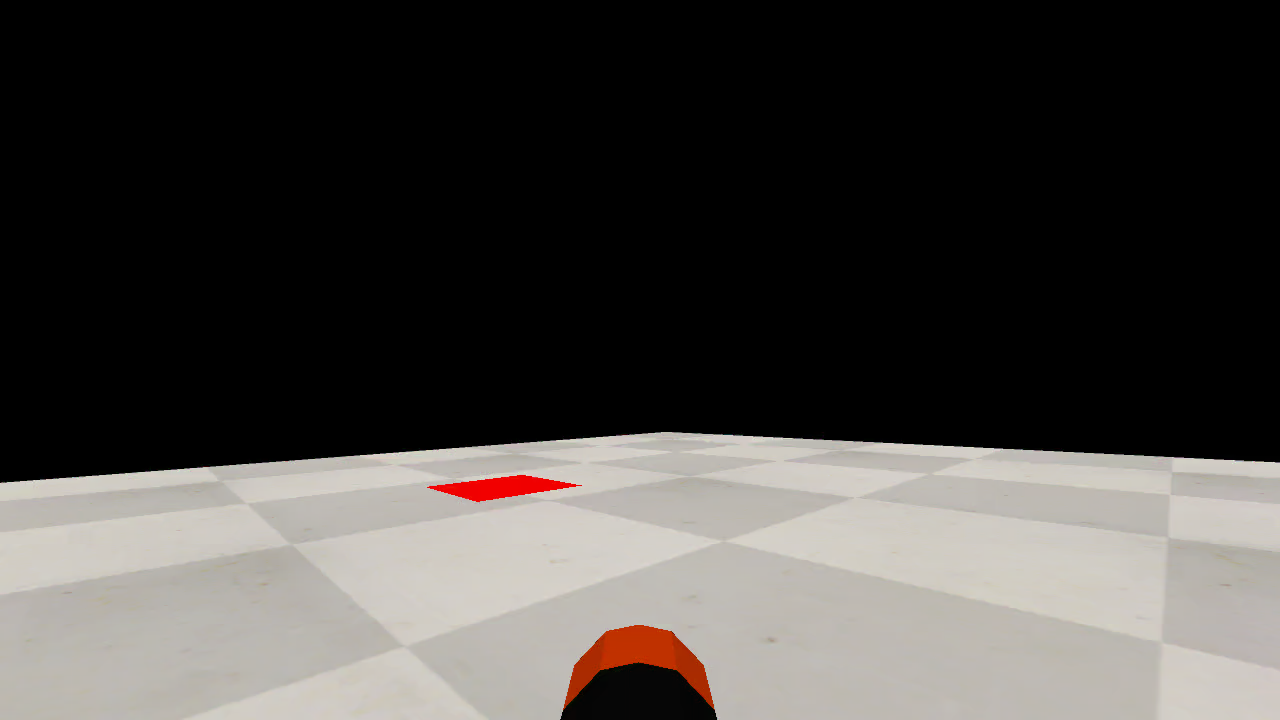
#> input picture straight.png, 1280 x 720 px, found by its file name
$ python map_reconstruction.py
#> lines starting #> are read from the running program, lines starting #| are printed output that depends on the picture; after the words box and inside, x2 and y2 are one past the last pixel; in counts of white or black regions, pixels touching at a corner belong together; long printed decimals are rounded
### src/icp.py
import numpy as np
import matplotlib.pyplot as plt
from sklearn.neighbors import NearestNeighbors


def R(theta):
    sin = np.sin(theta)
    cos = np.cos(theta)
    return np.array(
        [
            [cos, -sin, 0],
            [sin, cos, 0],
            [0, 0, 1],
        ]
    )


# [11 lines left out: function dR, not called in this run]


def jacobian(theta, point):
    return np.hstack((np.eye(3), dR(theta) @ point))


def error(P, Q, x):
    pred = P @ R(x[-1][0]).T + x[:-1].T
    return pred - Q


def make_affine(X):
    ones = np.ones((X.shape[0], 1))
    return np.hstack((X, ones))


def ICP_leas_squares(P: np.ndarray, Q: np.ndarray, rot_center, theta_init, t_init):
    """
    theta_init: angle in rad
    """
    # 0. Apply initial guess
    # (R @ P.T).T = P @ R.T
    tr1 = np.eye(4)
    tr1[:2, 3] = rot_center
    tr2 = 2 * np.eye(4) - tr1
    tr3 = np.eye(4)
    tr3[:2, 3] = t_init
    rot = np.eye(4)
    rot[:3, :3] = R(theta_init)
    M = tr1 @ rot @ tr2 @ tr3
    # P = (make_affine(P) @ M.T)[:, :3]

    x = np.zeros((4, 1))
    x[:-1] = M[:3, 3][..., None]
    x[-1] = theta_init

    nbrs: NearestNeighbors = NearestNeighbors(
        n_neighbors=1,
        algorithm="kd_tree",
    ).fit(Q)

    P_cpy = P.copy()

    for _ in range(4):
        # 1. Find corresponding points
        _, corr_idx = nbrs.kneighbors(P_cpy)
        corr_Q = Q[corr_idx.ravel()]  # points corresponding to P

        E = error(P_cpy, corr_Q, x)[..., None]
        # J = np.array([jacobian(theta, p[..., None]) for p in P])

        # PERF: slowest part
        # 2. construct and solve least squares
        H = np.zeros((4, 4))
        g = np.zeros((4, 1))
        for e, p in zip(E, P):
            if np.linalg.norm(e) > 20:
                continue
            weight = 1  # / np.linalg.norm(e)
            J = jacobian(x[-1][0], p[..., None])
            H += weight * J.T @ J
            g += weight * J.T @ e

        dx = np.linalg.lstsq(H, -g, rcond=None)[0]
        x += dx
        # normalize angle
        # x[-1] = np.arctan2(np.sin(x[-1]), np.cos(x[-1]))

        P_cpy = P.copy() @ R(x[-1][0]).T + x[:-1].T

    affine_trans = np.hstack((R(-x[-1][0])[:-1, :-1], [x[1], x[0]]))

    # [10 lines of commented-out code are left out]

    return affine_trans


# def ICP_SVD(P: np.ndarray, Q: np.ndarray, rot_center, theta_init, x_init, y_init):
#     """
#     Computes ICP using SVD. P -> Q
#     P: 3d points to get the transformation for
#     Q: data to fit to
#     """
#
#     # 0. Apply initial guess
#     mu_p = np.array([*rot_center, 0])
#     P = np.array((P - mu_p) @ R(theta_init)) + mu_p
#
#     # 1. Center the data
#     mu_p = np.array([P.mean(axis=0)])
#     mu_q = np.array([Q.mean(axis=0)])
#     P_c = P - mu_p
#     Q_c = Q - mu_q
#
#     # 2. Find corresponding points
#     nbrs: NearestNeighbors = NearestNeighbors(
#         n_neighbors=1,
#         algorithm="kd_tree",
#     ).fit(Q_c)
#     _, corr_idx = nbrs.kneighbors(P_c)
#     Q = Q[corr_idx.ravel()]  # reorder to match P
#
#     # 3. Compute W
#     W = np.sum([q @ p.T for q, p in zip(Q_c[..., None], P_c[..., None])], axis=0)
#     print(W)
#
#     U, S, V = np.linalg.svd(W)
#     R = U @ V
#     # print(R)
#     t = mu_q.T - R @ mu_p.T
#
#     P = R @ P.T + t
#     P = P.T
#     # print(P)
#
#     # # temp plotting ----------------------------
#     # fig = plt.figure()
#     # ax = fig.add_subplot(111, projection="3d")
#     # x, y, z = zip(*Q)
#     # ax.scatter(x, y, z, c=z, cmap="inferno")
#     # x, y, z = zip(*P)
#     # ax.scatter(x, y, z, c=z, cmap="twilight")
#     # ax.set_aspect("equal")
#     # plt.show()
#     # # ------------------------------------------

### src/map_reconstruction.py
import timeit

import cv2
import numpy as np
from icp import ICP_leas_squares


def show_img(img):
    cv2.imshow("Title", img)

    while cv2.getWindowProperty("Title", cv2.WND_PROP_VISIBLE) >= 1:
        key = cv2.waitKey(100)
        if (key & 0xFF) == ord("q"):
            cv2.destroyAllWindows()
            break


def rotate_img(img, angle):
    height, width = img.shape[:2]
    mid = width // 2

    M = cv2.getRotationMatrix2D((mid, height), angle=angle, scale=1)

    # translation
    # t_x
    M[0, 2] += -30
    # t_y
    M[1, 2] += 60
    # print(M)

    return cv2.warpAffine(img, M, (width, height))


def main():
    # Rectification
    # More points result in greater distortion -> bad :(
    # coordinates in image
    p = np.matrix(
        [
            [506, 522],
            [770, 519],
            [368, 650],
            [904, 644],
            # [374, 482],
            # [572, 459],
            # [241, 524],
            # [702, 459],
            # [833, 457],
            # [899, 477],
        ]
    )
    # coordinates in world
    q = np.matrix(
        [
            [500, 500],
            [600, 500],
            [500, 600],
            [600, 600],
            # [400, 400],
            # [500, 300],
            # [400, 500],
            # [600, 300],
            # [700, 300],
            # [700, 400],
        ]
    )

    H, _ = cv2.findHomography(p, q)

    front = cv2.imread("./straight.png")
#> front is the input picture: shape (720, 1280, 3); mean B, G, R 66, 68.7, 71.5
    right = cv2.imread("./right_gimbal.png")
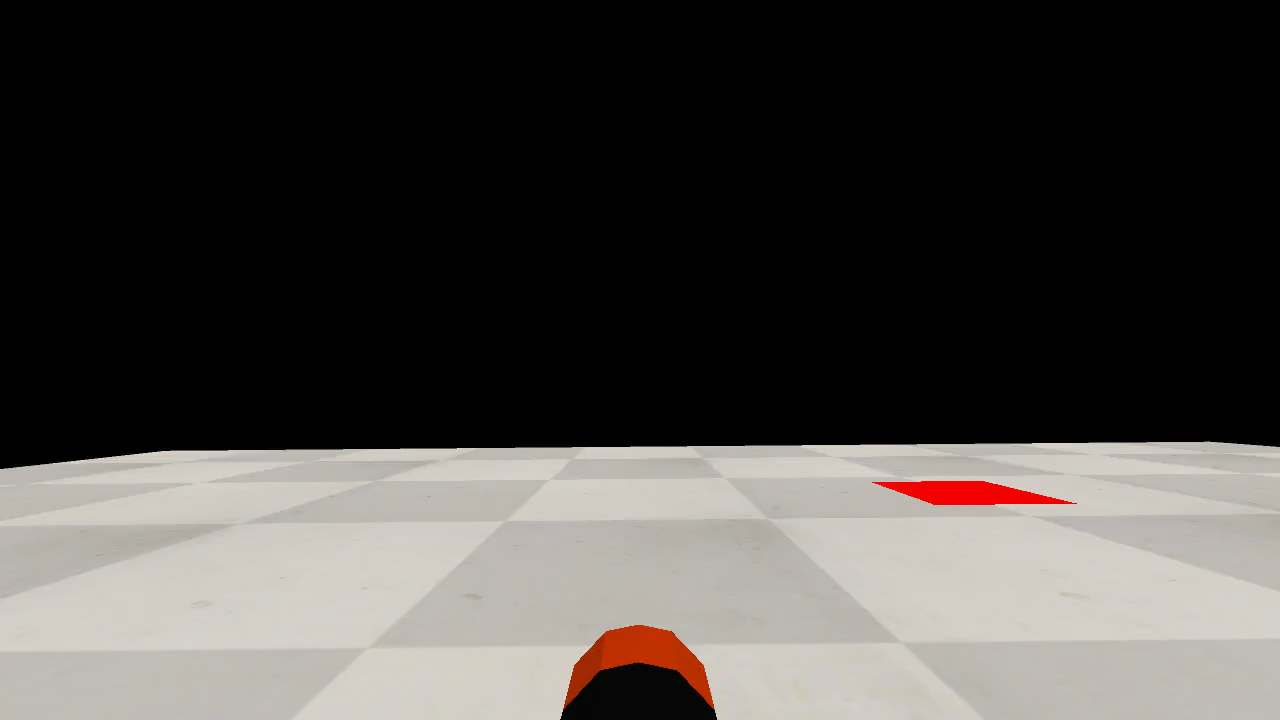
#> input picture right_gimbal.png, 1280 x 720 px, found by its file name
#> right is the input picture: shape (720, 1280, 3); mean B, G, R 68.2, 70.9, 74

    height, width, _ = front.shape
#> height = 720; width = 1280

    start = timeit.default_timer()
    # 0 is "unknown"
    # cut out the barrel
    mid_w = width // 2
#> mid_w = 640
    front[-100:, mid_w - 100 : mid_w + 100] = 0
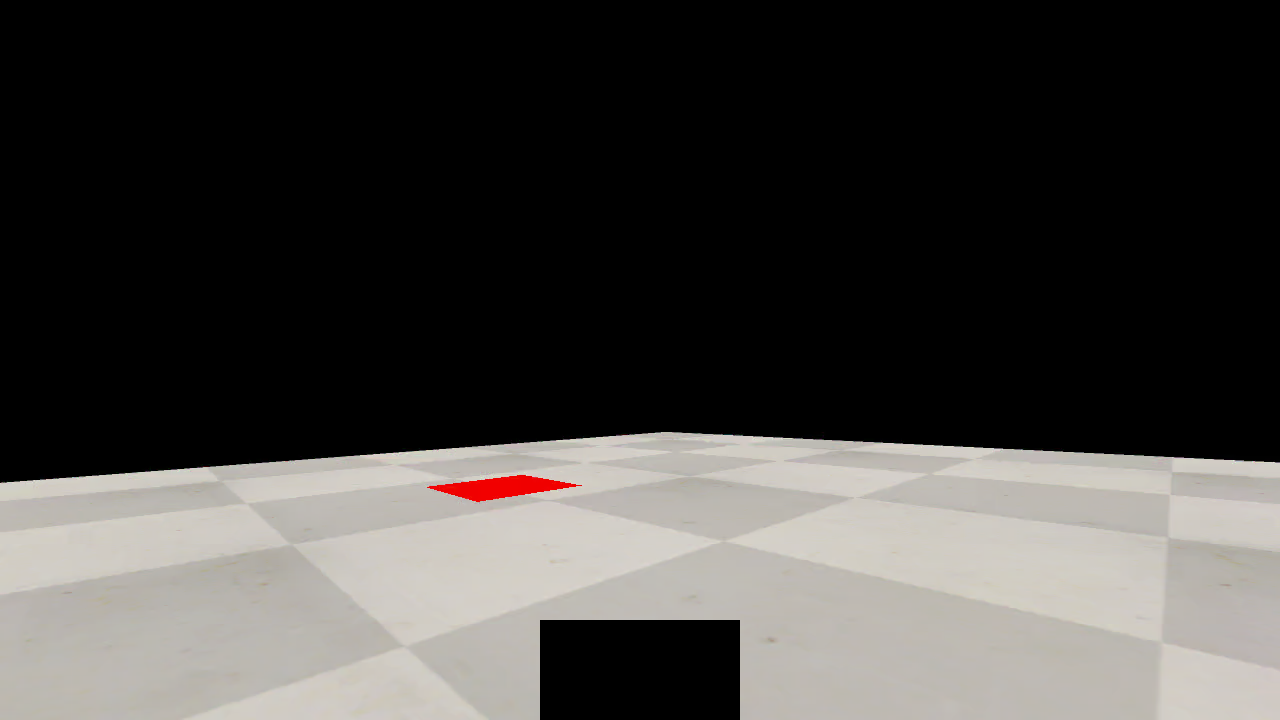
#> front: shape (720, 1280, 3); 2.17% of pixels changed, all inside (x1, y1, x2, y2) = (540, 620, 740, 720)
    right[-100:, mid_w - 100 : mid_w + 100] = 0

    front = cv2.warpPerspective(front, H, (width, height))
    right = cv2.warpPerspective(right, H, (width, height))
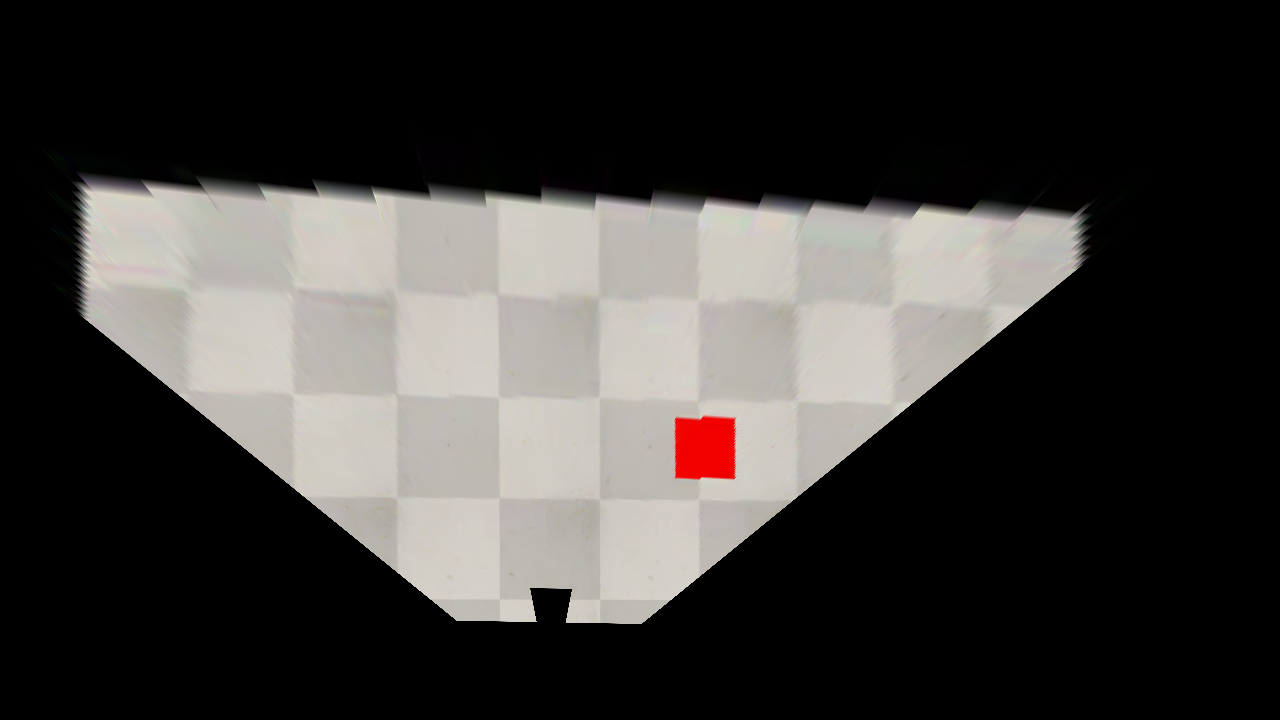
#> right: shape (720, 1280, 3); mean B, G, R 57.3, 59.5, 61.7

    front_img = front.copy()
    right_img = right.copy()

    # mask extra area
    # front[:300, :] = 0
    # right[:300, :] = 0
    # front[:, : mid_w - 200] = 0
    # right[:, mid_w:] = 0

    # NOTE: use gray-scale (3D) to find the transformation, apply to full color images
    front = cv2.cvtColor(front, cv2.COLOR_BGR2GRAY)
#> front: shape (720, 1280)
    # _, front = cv2.threshold(front, 190, 255, cv2.THRESH_BINARY)
    right = cv2.cvtColor(right, cv2.COLOR_BGR2GRAY)
#> right: shape (720, 1280)
    # _, right = cv2.threshold(right, 190, 255, cv2.THRESH_BINARY)

    # TODO: use angle from odometry
    angle = -45

    # create a sample to match
    ri, ci = np.indices((height, width))
    ri = ri.ravel()
    ci = ci.ravel()
    # transform matrices to a list of points [x, y, intensity] and filter out 0 values
    Q = np.stack((ri, ci, front.ravel()), axis=-1)[front.ravel() != 0]
    P = np.stack((ri, ci, right.ravel()), axis=-1)[right.ravel() != 0]

    rng = np.random.default_rng(42)

    n = 10000
    Qsample = rng.choice(len(Q), n, replace=False)
#> Qsample = 10000 values, max 307633 at index 6558, min 0 at index 4918, mean 152828
    Psample = rng.choice(len(P), n, replace=False)
#> Psample = 10000 values, max 315660 at index 6369, min 98 at index 9037, mean 157235.2

    M = ICP_leas_squares(
        P[Psample], Q[Qsample], (mid_w, height), angle * np.pi / 180, (100, 60)
    )
#> after the loop in ICP_leas_squares, `for _ in range(4):`: x = [-208.5, 635.1, 0, -0.785]
#> in ICP_leas_squares, `affine_trans = np.hstack((R(-x[-1][0])[:-1, :-1], [x[1], x[0]]))`: affine_trans = [[0.707, -0.707, 635.1], [0.707, 0.707, -208.5]]
#> M = [[0.707, -0.707, 635.1], [0.707, 0.707, -208.5]]
    duration = timeit.default_timer() - start
    print(f"Took: {duration:.4f}s")

    print(M)
#| [[   0.7071   -0.7071  635.147]
#|  [   0.7071    0.7071 -208.528]]
    img = cv2.warpAffine(right_img, M, (width, height))
    # right = cv2.warpAffine(right, M, (width, height))
    # show_img(fron)
    # right = rotate_img(right, angle)

    cv2.imwrite("img/font_top.png", front_img + img)
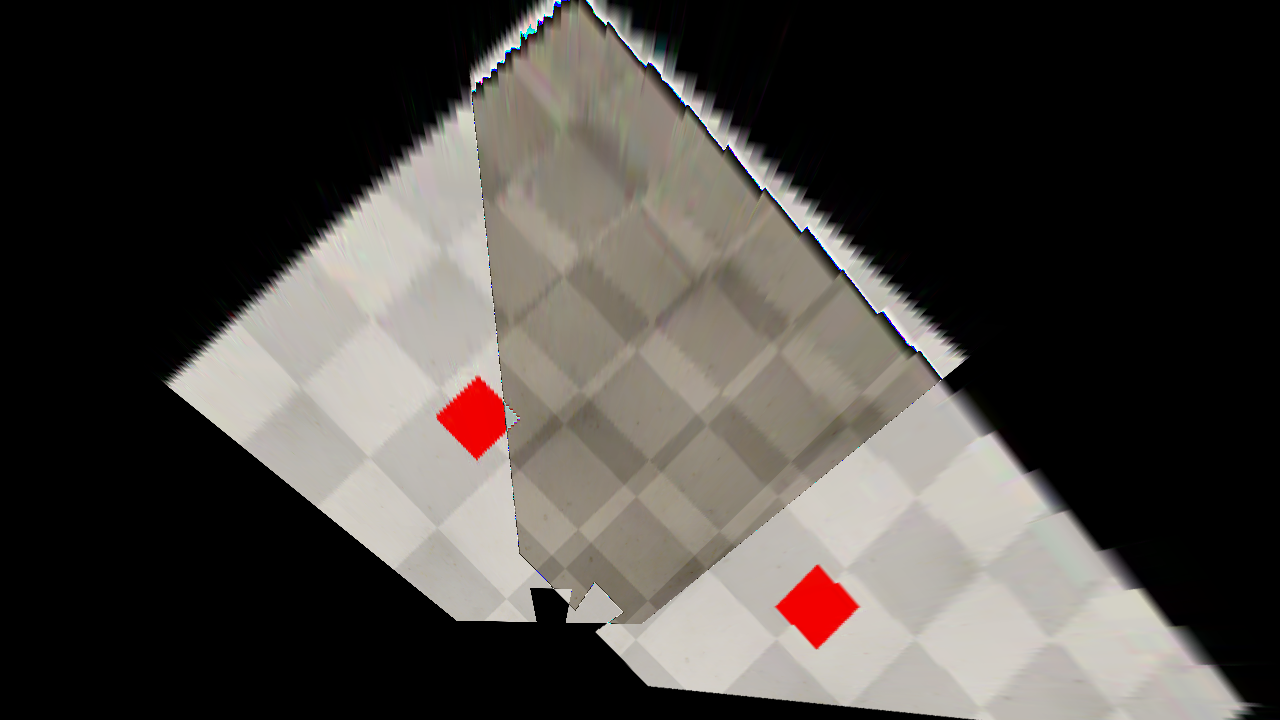
#> saved as font_top.png: shape (720, 1280, 3); mean B, G, R 65.7, 69.7, 73.9
    # cv2.imwrite("img/font_top.png", front + right)


if __name__ == "__main__":
    main()
